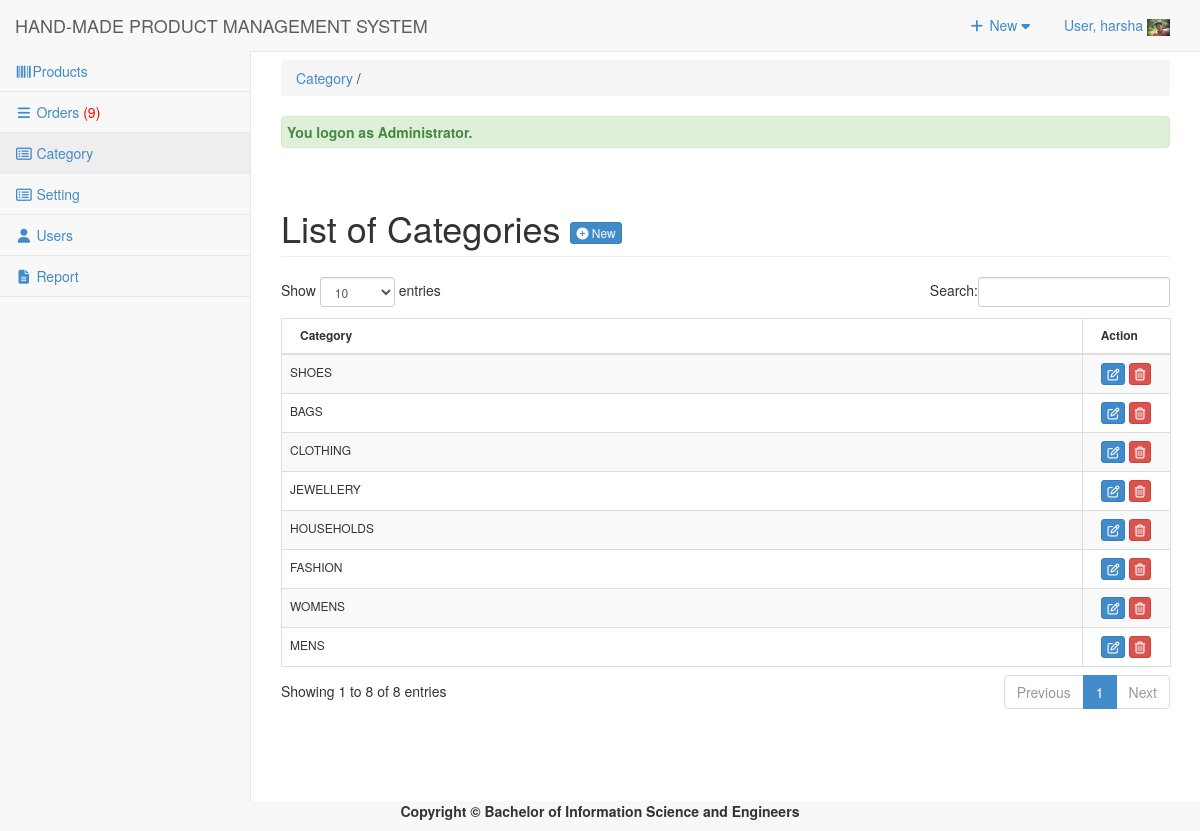
Page /admin/category/index.php (signed in) on the committed database.
### tables this page shows
CREATE TABLE `tbluseraccount` (
  `USERID` int(11) NOT NULL,
  `U_NAME` varchar(122) NOT NULL,
  `U_USERNAME` varchar(122) NOT NULL,
  `U_PASS` varchar(122) NOT NULL,
  `U_ROLE` varchar(30) NOT NULL,
  `USERIMAGE` varchar(255) NOT NULL
);

CREATE TABLE `tblcategory` (
  `CATEGID` int(11) NOT NULL,
  `CATEGORIES` varchar(255) NOT NULL,
  `USERID` int(11) NOT NULL
);

### admin/category/index.php (called while the page is built, shortened)
<?php
require_once("../../include/initialize.php");
$view = (isset($_GET['view']) && $_GET['view'] != '') ? $_GET['view'] : '';
$header=$view;
$title="Category";
require_once ("../theme/templates.php");
?>

### include/database.php (called while the page is built, shortened)
<?php
class Database {
	var $sql_string = '';
	private $conn;
	public function open_connection() {
		$this->conn = mysqli_connect(server,user,pass);
		if(!$this->conn){
			echo "Problem in database connection! Contact administrator!";
			exit();
		}else{
			$db_select = mysqli_select_db($this->conn,database_name);
		}
	}
	function setQuery($sql='') {
		$this->sql_string=$sql;
	}
	function executeQuery() {
		$result = mysqli_query($this->conn,$this->sql_string);
		return $result;
	}
	private function confirm_query($result) {
		return $result;
	}
	function loadResultList( $key='' ) {
		$cur = $this->executeQuery();
		$array = array();
		while ($row = mysqli_fetch_object($cur)) {
			if ($key) {
				$array[$row->$key] = $row;
			} else {
				$array[] = $row;
			}
		}
		return $array;
	}
	function loadSingleResult() {
		$cur = $this->executeQuery();
		while ($row = mysqli_fetch_object($cur)) {
		return $data = $row;
		}
	}
	public function num_rows($result_set) {
		return mysqli_num_rows($result_set);
	}
}
$mydb = new Database();
?>

### include/accounts.php (called while the page is built, shortened)
<?php
require_once(LIB_PATH.DS.'database.php');
class User {
	protected static  $tblname = "tbluseraccount";
	function single_user($id=""){
			global $mydb;
			$mydb->setQuery("SELECT * FROM ".self::$tblname."
				Where USERID= '{$id}' LIMIT 1");
			$cur = $mydb->loadSingleResult();
			return $cur;
	}
}
?>

### admin/category/list.php (the view, shortened to what this page needs)
<div class="row">
      	 <div class="col-lg-12">
           <h1 class="page-header">List of Categories  <a href="index.php?view=add" class="btn btn-primary btn-xs  ">  <i class="fa fa-plus-circle fw-fa"></i> New</a>  </h1>
      		</div>
  		 </div>
 		    <form action="controller.php?action=delete" Method="POST">
		     <div class="table-responsive">
			<table id="dash-table" class="table table-striped table-bordered table-hover"  style="font-size:12px" cellspacing="0">
			  <thead>
			  	<tr>
			  		<th>
			  		 Category</th>
			  		 <th width="10%" align="center">Action</th>
			  	</tr>
			  </thead>
			  <tbody>
			  	<?php
			  		$mydb->setQuery("SELECT * FROM `tblcategory`");
			  		$cur = $mydb->loadResultList();
					foreach ($cur as $result) {
			  		echo '<tr>';
			  			echo '<td>' . $result->CATEGORIES.'</td>';
			  		echo '<td align="center"><a title="Edit" href="index.php?view=edit&id='.$result->CATEGID.'" class="btn btn-primary btn-xs  ">  <span class="fa fa-edit fw-fa"></a>
			  		     <a title="Delete" href="controller.php?action=delete&id='.$result->CATEGID.'" class="btn btn-danger btn-xs  ">  <span class="fa  fa-trash-o fw-fa "></a></td>';
			  		echo '</tr>';
			  	}
			  	?>
			  </tbody>
			</table>
			</form>

### admin/theme/templates.php (shortened to what this page needs)
<!DOCTYPE html>
<html lang="en">
<head>
<link href="<?php echo web_root; ?>admin/css/bootstrap.min.css" rel="stylesheet">
<link href="<?php echo web_root; ?>admin/css/metisMenu.min.css" rel="stylesheet">
<link href="<?php echo web_root; ?>admin/css/timeline.css" rel="stylesheet">
<link href="<?php echo web_root; ?>admin/css/sb-admin-2.css" rel="stylesheet">
<link href="<?php echo web_root; ?>admin/font/css/font-awesome.min.css" rel="stylesheet" type="text/css">
<link href="<?php echo web_root; ?>admin/font/font-awesome.min.css" rel="stylesheet" type="text/css">
<link href="<?php echo web_root; ?>admin/css/dataTables.bootstrap.css" rel="stylesheet">
<link href="<?php echo web_root; ?>css/bootstrap-datetimepicker.min.css" rel="stylesheet" media="screen">
<link href="<?php echo web_root; ?>css/datepicker.css" rel="stylesheet" media="screen">
<link href="<?php echo web_root; ?>admin/css/costum.css" rel="stylesheet">
<link href="<?php echo web_root; ?>admin/css/ekko-lightbox.css" rel="stylesheet">
</head>
  <?php
    $query = "SELECT * FROM tblsummary WHERE ORDEREDSTATS = 'Pending'";
    $mydb->setQuery($query);
    $cur = $mydb->executeQuery();
    $rowscount = $mydb->num_rows($cur);
    $res = isset($rowscount)? $rowscount : 0;
    if($res>0){
    $order = '<span style="color:red;">('.$res.')</span>';
    }else{
        $order = '<span> ('.$res.')</span>';
    }
?>
<body>
   <div id="wrapper">
        <nav class="navbar navbar-default navbar-static-top  " role="navigation" style="margin-bottom: 0">
            <div class="navbar-header">
                 <a class="navbar-brand"  href="<?php echo web_root; ?>admin/index.php" >HAND-MADE PRODUCT MANAGEMENT SYSTEM</a>
            </div>
            <ul class="nav navbar-top-links navbar-right">
                 <li class="dropdown">
                    <a class="dropdown-toggle" data-toggle="dropdown" href="#">
                        <i class="fa fa-plus fa-fw"></i> New  <i class="fa fa-caret-down"></i>
                    </a>
                </li>
<?php
 $user = New User();
$singleuser = $user->single_user($_SESSION['USERID']);
?>
                <li class="dropdown">
                    <a class="dropdown-toggle" data-toggle="dropdown" href="#">
                        User, <?php echo $_SESSION['U_NAME']; ?> <img title="profile image" width="23px" height="17px" src="<?php echo web_root.'admin/user/'.$singleuser ->USERIMAGE ?>">
                    </a>
                </li>
            </ul>
            <div class="navbar-default sidebar" role="navigation">
                <div class="sidebar-nav navbar-collapse">
                    <ul class="nav" id="side-menu">
                        <li>
                             <a href="<?php echo web_root; ?>admin/products/index.php"><i class="fa fa-barcode fa-fw"></i>Products </a>
                        </li>
                        <li>
                             <a href="<?php echo web_root; ?>admin/orders/index.php" ><i class="fa fa-reorder fa-fw"></i>  Orders <?php echo $order; ?></a>
                  </li>
                         <li>
                             <a href="<?php echo web_root; ?>admin/category/index.php" ><i class="fa fa-list-alt fa-fw"></i>  Category </a>
                        </li>
                        <?php if ($_SESSION['U_ROLE']=='Administrator') {
                        ?>
                         <li>
                             <a href="<?php echo web_root; ?>admin/settings/index.php" ><i class="fa fa-list-alt fa-fw"></i>  Setting </a>
                        </li>
                          <li>
                            <a href="<?php echo web_root; ?>admin/user/index.php" ><i class="fa fa-user fa-fw"></i> Users </a>
                        </li>
                         <li>
                            <a href="<?php echo web_root; ?>admin/report/index.php" ><i class="fa  fa-file-text fa-fw"></i> Report </a>
                        </li>
                 <?php }  ?>
                    </ul>
                </div>
            </div>
        </nav>
  <div id="page-wrapper">
            <div class="row" >
                <div class="col-lg-12">
                    <?php
                    if ($title<>'Dashboard'){
                       echo   '<p class="breadcrumb" style="margin-top: 8px;">
                        <a href="index.php" title="'. $title.'" >'. $title.'</a>
                        '.(isset($header) ? ' / '. $header : '').'  </p>'  ;
                    } ?>
                  <?php require_once $content; ?>
                </div>
            </div>
        </div>
    </div>
</body>
      <footer><p  style="text-align: center;font-weight: bold;">Copyright &copy; Bachelor of Information Science and Engineers</p></footer>
</html>

### admin/css/sb-admin-2.css (style rules this page uses)
body { background-color: #f8f8f8; }
#wrapper { width: 100%; }
#page-wrapper { padding: 0 15px; min-height: 568px; background-color: #fff; }
@media (min-width:768px) { #page-wrapper { position: inherit; margin: 0 0 0 250px; padding: 0 30px; border-left: 1px solid #e7e7e7; } }
.navbar-top-links { margin-right: 0; }
.navbar-top-links li { display: inline-block; }
.navbar-top-links li:last-child { margin-right: 15px; }
.navbar-top-links li a { padding: 15px; min-height: 50px; }
.sidebar .sidebar-nav.navbar-collapse { padding-right: 0; padding-left: 0; }
.sidebar ul li { border-bottom: 1px solid #e7e7e7; }
.sidebar ul li a.active { background-color: #eee; }
@media (min-width:768px) { .sidebar { z-index: 1; position: absolute; width: 250px; margin-top: 51px; } }

### rows in the picture
tbluseraccount: USERIMAGE (picture)
tblcategory: CATEGORIES "SHOES"
tblcategory: CATEGORIES "BAGS"
tblcategory: CATEGORIES "CLOTHING"
tblcategory: CATEGORIES "JEWELLERY"
tblcategory: CATEGORIES "HOUSEHOLDS"
tblcategory: CATEGORIES "FASHION"
tblcategory: CATEGORIES "WOMENS"
tblcategory: CATEGORIES "MENS"

### other values in the picture
$_SESSION['U_NAME'] "harsha"
$res "9"
$title "Category"
$_SESSION['message'] "You logon as Administrator."
